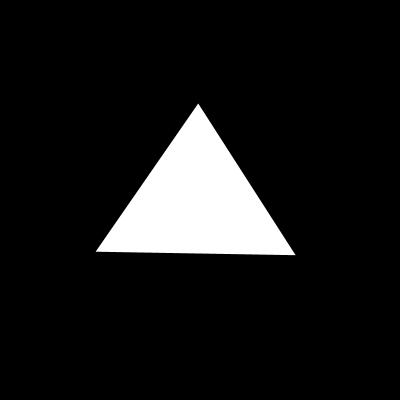
Frame 1 (no input)
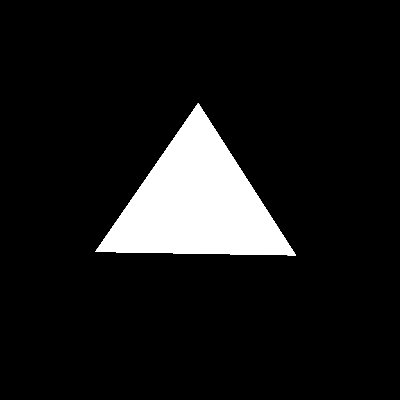
Frame 60 (the mouse pressed at the canvas centre just before this capture)
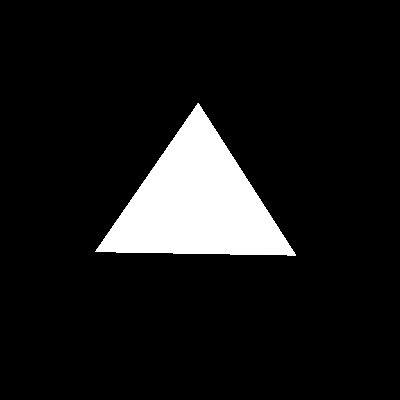
Frame 120 (the mouse held since frame 60 and released just before this capture)

The Processing sketch that drew these frames (run headless with seeded random() and noise(); from frame 60 on, the mouse is pressed at the canvas centre):

// Processing sketch: drejTrekant
// ── drejTrekant.pde
void setup() {
  background(0);
  size(400, 400);
  noStroke();
 
}

int x1 = 100; int y1 = 250; 
int x2 = 200; int y2 = 100; 
int x3 = 300; int y3 = 250;

void draw(){
  int p = 0;
  if(p<360){p++;}else{ p=0;}
  
  float grad = p*PI/180;

  clear();
  rotate(grad);
  triangle(x1,y1,x2,y2,x3,y3);
}
